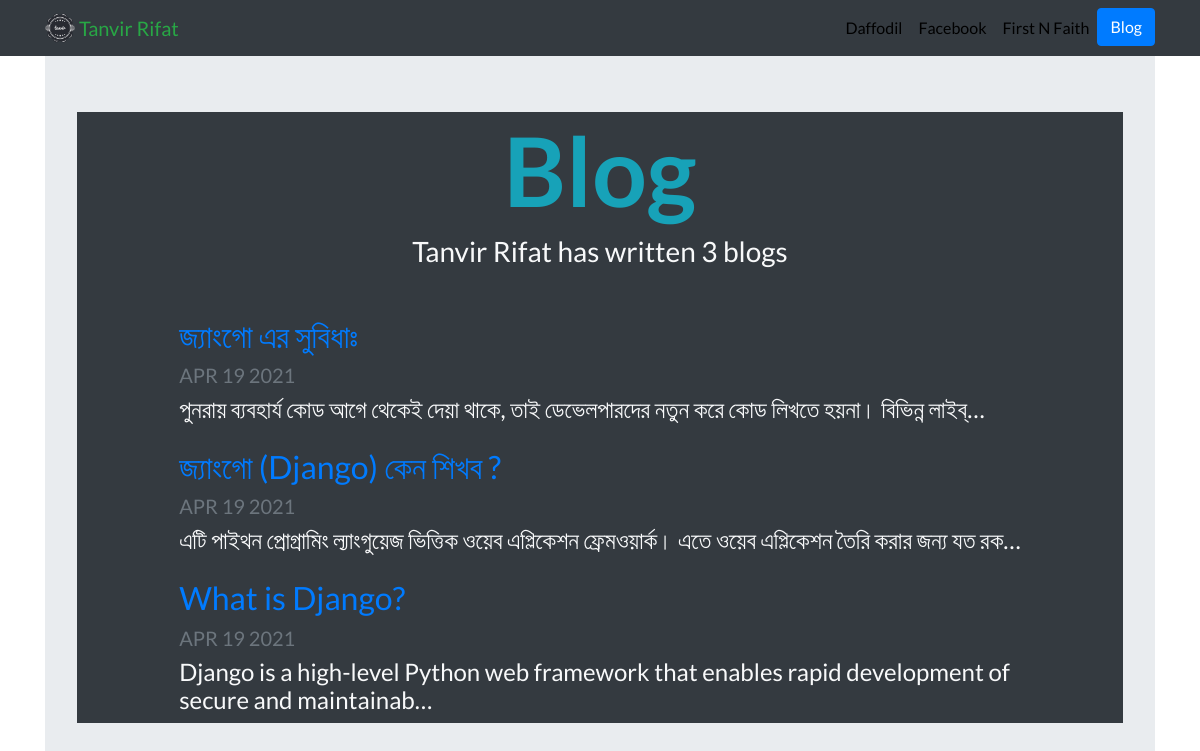
/blog/, run on an earlier commit of the app's database.
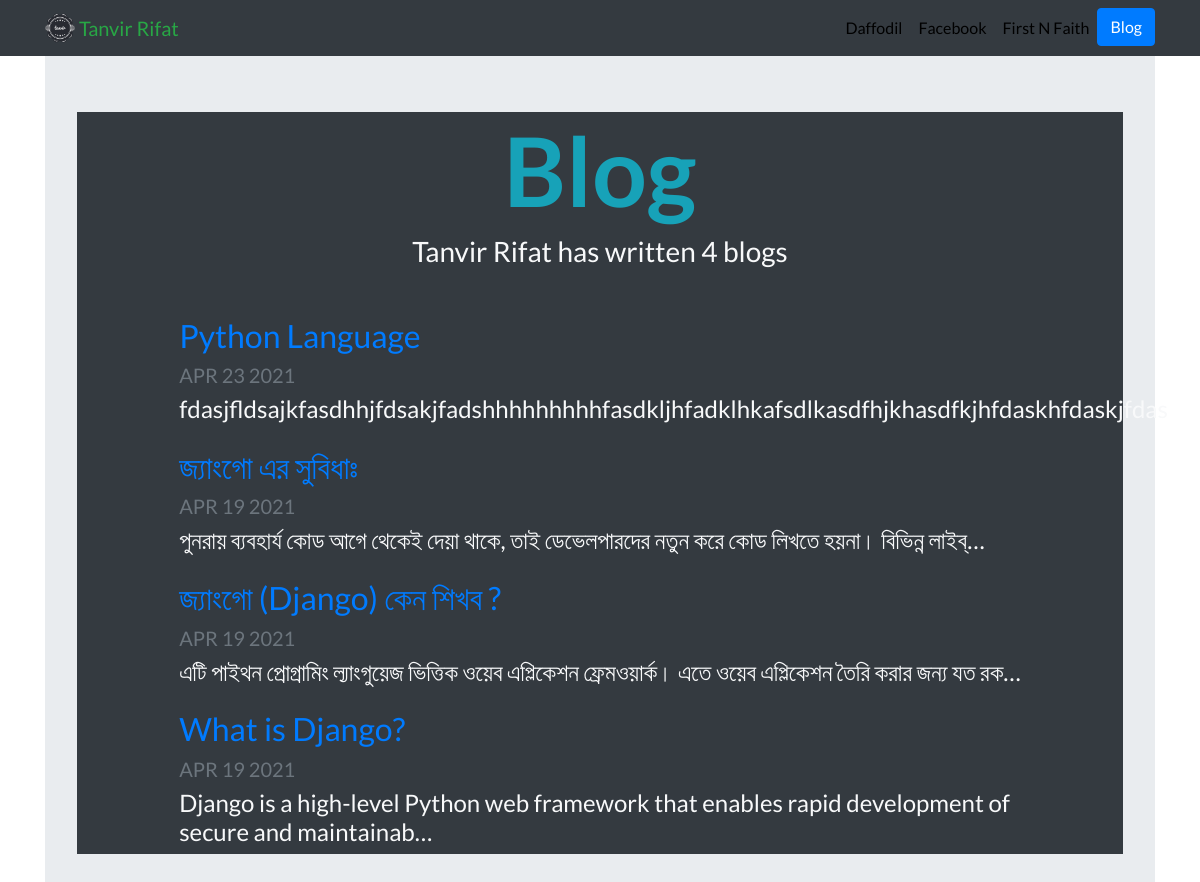
And on a later commit of the database.
### blog/models.py (models this page shows, shortened)
class Blog(models.Model):
    title = models.CharField(max_length=200)
    description = models.TextField()
    date = models.DateTimeField()

### blog/views.py (the view)
# urls.py: path('', views.all_blogs, name="all_blogs"),
def all_blogs(request):
    blogs = Blog.objects.order_by('-date')[:5]
    return render(request, 'blog/all_blogs.html', {'blogs': blogs})

### blog/templates/blog/all_blogs.html (shortened to what this page needs)
{% extends "portfolio/base.html" %} {% load static %} {% block content %}
<br>
<br>
<div class="jumbotron text-light">
    <div class="container bg-dark">
        <h1 id="blogtitle" class="font-weight-bold text-center text-info">Blog</h1>
        <h3 class="text-center mb-5 ">Tanvir Rifat has written {{ blogs.count }} blog{{ blogs.count|pluralize }}</h3>
        {% for blog in blogs %}
        <div class="row justify-content-center my-3">
            <div class="col-md-10">
                <a href="{% url 'blog:detail' blog.id %}">
                    <h2>{{ blog.title }}</h2>
                </a>
                <h5 class="text-muted">{{ blog.date|date:'M d Y'|upper }}</h5>
                <h4>{{ blog.description|striptags|truncatechars:100 }}</h4>
            </div>
        </div>
        {% endfor %} {% endblock %}

What changed in the data, as far as the page shows it:
added Blog: title "Python Language", date "APR 23 2021", description "fdasjfldsajkfasdhhjfdsakjfadshhhhhhhhhfasdkljhfadklhkafsdlkasdfhjkhasdfkjhfdaskhfdaskjfdas"
Also different on the page:
{{ blogs.count }}: "3" → "4"
